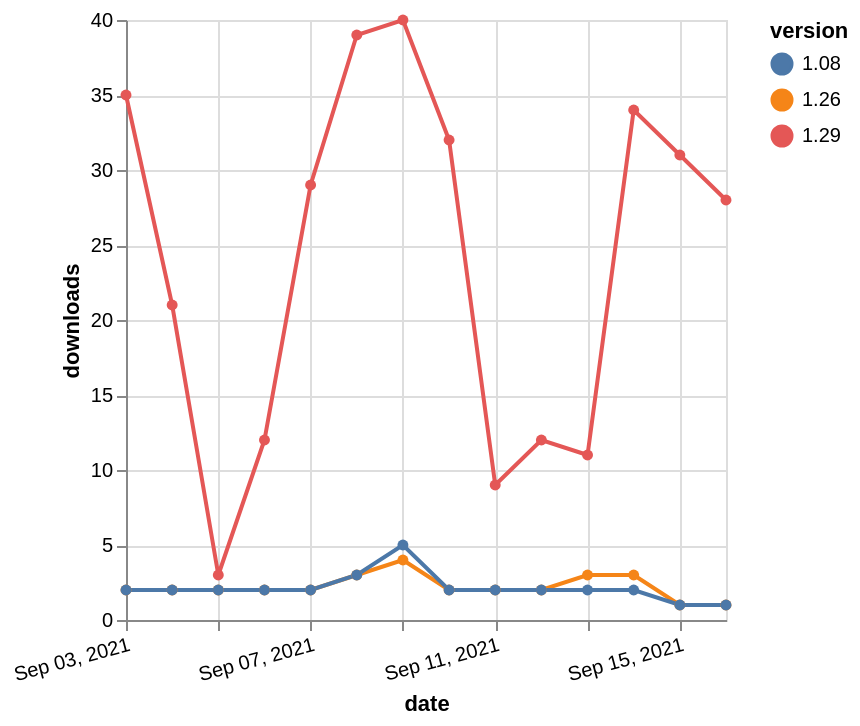

The Vega-Lite source for this figure:
### Vega-Lite specification from a JSON file in a GitHub repository (floating-point values rounded to 4 significant figures)
{"$schema": "https://vega.github.io/schema/vega-lite/v5.json", "description": "A simple bar chart with embedded data.", "data": {"values": [{"date": "2021-09-03", "total": 6319, "delta": 2, "version": "1.26"}, {"date": "2021-09-04", "total": 6321, "delta": 2, "version": "1.26"}, {"date": "2021-09-05", "total": 6323, "delta": 2, "version": "1.26"}, {"date": "2021-09-06", "total": 6325, "delta": 2, "version": "1.26"}, {"date": "2021-09-07", "total": 6327, "delta": 2, "version": "1.26"}, {"date": "2021-09-08", "total": 6330, "delta": 3, "version": "1.26"}, {"date": "2021-09-09", "total": 6334, "delta": 4, "version": "1.26"}, {"date": "2021-09-10", "total": 6336, "delta": 2, "version": "1.26"}, {"date": "2021-09-11", "total": 6338, "delta": 2, "version": "1.26"}, {"date": "2021-09-12", "total": 6340, "delta": 2, "version": "1.26"}, {"date": "2021-09-13", "total": 6343, "delta": 3, "version": "1.26"}, {"date": "2021-09-14", "total": 6346, "delta": 3, "version": "1.26"}, {"date": "2021-09-15", "total": 6347, "delta": 1, "version": "1.26"}, {"date": "2021-09-16", "total": 6348, "delta": 1, "version": "1.26"}, {"date": "2021-09-03", "total": 3645, "delta": 2, "version": "1.08"}, {"date": "2021-09-04", "total": 3647, "delta": 2, "version": "1.08"}, {"date": "2021-09-05", "total": 3649, "delta": 2, "version": "1.08"}, {"date": "2021-09-06", "total": 3651, "delta": 2, "version": "1.08"}, {"date": "2021-09-07", "total": 3653, "delta": 2, "version": "1.08"}, {"date": "2021-09-08", "total": 3656, "delta": 3, "version": "1.08"}, {"date": "2021-09-09", "total": 3661, "delta": 5, "version": "1.08"}, {"date": "2021-09-10", "total": 3663, "delta": 2, "version": "1.08"}, {"date": "2021-09-11", "total": 3665, "delta": 2, "version": "1.08"}, {"date": "2021-09-12", "total": 3667, "delta": 2, "version": "1.08"}, {"date": "2021-09-13", "total": 3669, "delta": 2, "version": "1.08"}, {"date": "2021-09-14", "total": 3671, "delta": 2, "version": "1.08"}, {"date": "2021-09-15", "total": 3672, "delta": 1, "version": "1.08"}, {"date": "2021-09-16", "total": 3673, "delta": 1, "version": "1.08"}, {"date": "2021-09-03", "total": 23155, "delta": 35, "version": "1.29"}, {"date": "2021-09-04", "total": 23176, "delta": 21, "version": "1.29"}, {"date": "2021-09-05", "total": 23179, "delta": 3, "version": "1.29"}, {"date": "2021-09-06", "total": 23191, "delta": 12, "version": "1.29"}, {"date": "2021-09-07", "total": 23220, "delta": 29, "version": "1.29"}, {"date": "2021-09-08", "total": 23259, "delta": 39, "version": "1.29"}, {"date": "2021-09-09", "total": 23299, "delta": 40, "version": "1.29"}, {"date": "2021-09-10", "total": 23331, "delta": 32, "version": "1.29"}, {"date": "2021-09-11", "total": 23340, "delta": 9, "version": "1.29"}, {"date": "2021-09-12", "total": 23352, "delta": 12, "version": "1.29"}, {"date": "2021-09-13", "total": 23363, "delta": 11, "version": "1.29"}, {"date": "2021-09-14", "total": 23397, "delta": 34, "version": "1.29"}, {"date": "2021-09-15", "total": 23428, "delta": 31, "version": "1.29"}, {"date": "2021-09-16", "total": 23456, "delta": 28, "version": "1.29"}]}, "width": "container", "mark": {"type": "line", "point": {"filled": true}}, "encoding": {"x": {"field": "date", "type": "temporal", "timeUnit": "yearmonthdate", "title": "date", "axis": {"labelAngle": -15}}, "y": {"field": "delta", "type": "quantitative", "title": "downloads"}, "color": {"field": "version", "type": "nominal"}, "tooltip": {"field": "delta"}}}
